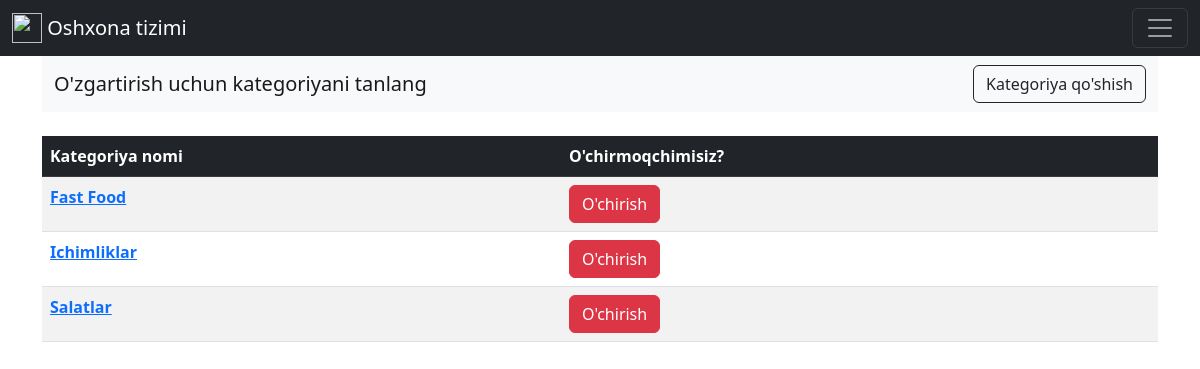
Before: /profession/accountant/categories/ (signed in) with the older database file.
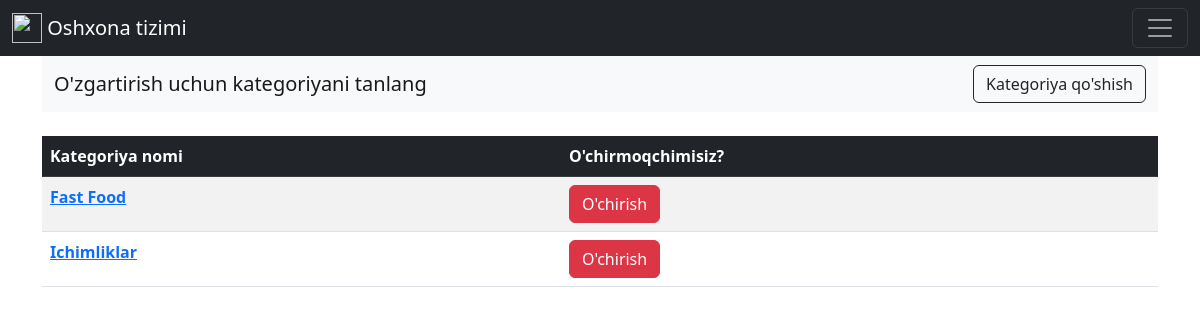
After: the same page with the newer database file.
### products/models.py (models this page shows, shortened)
class Category(models.Model):
    name = models.CharField(max_length=50)
    class Meta:
        verbose_name_plural = "Categories"

### products/views.py (the view)
# urls.py: path('accountant/categories/', categories_view, name='categories'),
def categories_view(request):
    if request.user.is_superuser or request.user.profession == 'accountant':
        all_categoies = Category.objects.all()
        return render(request, 'admin_page/categories.html', {
            'categories': all_categoies,
        })
    else:
        return redirect('/page/not_found/')

### template/admin_page/categories.html (shortened to what this page needs)
{% extends 'admin_page/admin.html' %}
{% block content %}
<nav class="navbar bg-light">
  <div class="container-fluid">
    <a class="navbar-brand" href="{% url 'categories' %}">O'zgartirish uchun kategoriyani tanlang</a>
    <a class="btn btn-outline-dark" href="{% url 'create_category' %}" role="button">Kategoriya qo'shish</a>
  </div>
</nav>
<br>
<table class="table table-striped table-hover">
  <thead>
    <tr class="table table-dark">
      <th scope="col">Kategoriya nomi</th>
      <th scope="col">O'chirmoqchimisiz?</th>
    </tr>
  </thead>
  <tbody>
  {% for category in categories %}
    <tr>
      <th scope="row"><a href="{% url 'update_category' category.pk %}">{{ category.name }}</a></th>
      <td><a href="{% url 'delete_category' category.pk %}" class="btn btn-danger">O'chirish</a></td>
    </tr>
  {% endfor %}
  </tbody>
</table>
{% endblock content %}

Changed rows visible on the page:
removed Category: name "Salatlar"
